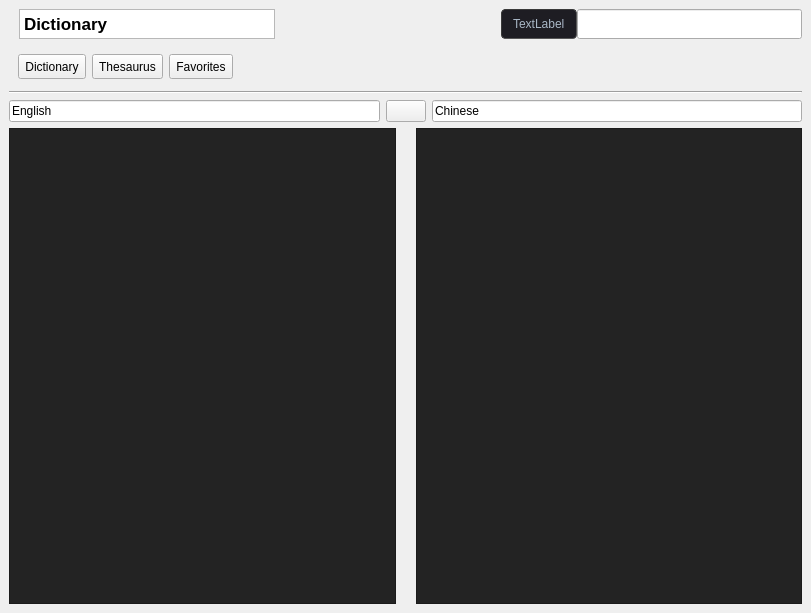
<?xml version="1.0" encoding="UTF-8"?>
<ui version="4.0">
 <class>MainWindow</class>
 <widget class="QMainWindow" name="MainWindow">
  <property name="geometry">
   <rect>
    <x>0</x>
    <y>0</y>
    <width>811</width>
    <height>613</height>
   </rect>
  </property>
  <property name="maximumSize">
   <size>
    <width>16777215</width>
    <height>16777215</height>
   </size>
  </property>
  <property name="windowTitle">
   <string>MainWindow</string>
  </property>
  <widget class="QWidget" name="centralwidget">
   <layout class="QVBoxLayout" name="verticalLayout_2">
    <item>
     <layout class="QVBoxLayout" name="verticalLayout">
      <property name="spacing">
       <number>-1</number>
      </property>
      <item>
       <layout class="QHBoxLayout" name="horizontalLayout_8">
        <item>
         <layout class="QHBoxLayout" name="horizontalLayout_6">
          <property name="spacing">
           <number>0</number>
          </property>
          <property name="leftMargin">
           <number>10</number>
          </property>
          <item>
           <widget class="QTextEdit" name="textEdit_2">
            <property name="maximumSize">
             <size>
              <width>16777215</width>
              <height>30</height>
             </size>
            </property>
            <property name="styleSheet">
             <string notr="true">border-radius:&quot;10px&quot;;</string>
            </property>
            <property name="readOnly">
             <bool>true</bool>
            </property>
            <property name="html">
             <string>&lt;!DOCTYPE HTML PUBLIC &quot;-//W3C//DTD HTML 4.0//EN&quot; &quot;http://www.w3.org/TR/REC-html40/strict.dtd&quot;&gt;
&lt;html&gt;&lt;head&gt;&lt;meta name=&quot;qrichtext&quot; content=&quot;1&quot; /&gt;&lt;meta charset=&quot;utf-8&quot; /&gt;&lt;style type=&quot;text/css&quot;&gt;
p, li { white-space: pre-wrap; }
hr { height: 1px; border-width: 0; }
&lt;/style&gt;&lt;/head&gt;&lt;body style=&quot; font-family:'.AppleSystemUIFont'; font-size:13pt; font-weight:400; font-style:normal;&quot;&gt;
&lt;p style=&quot; margin-top:0px; margin-bottom:0px; margin-left:0px; margin-right:0px; -qt-block-indent:0; text-indent:0px;&quot;&gt;&lt;span style=&quot; font-weight:700;&quot;&gt;Dictionary&lt;/span&gt;&lt;/p&gt;&lt;/body&gt;&lt;/html&gt;</string>
            </property>
           </widget>
          </item>
          <item>
           <spacer name="horizontalSpacer_2">
            <property name="orientation">
             <enum>Qt::Horizontal</enum>
            </property>
            <property name="sizeHint" stdset="0">
             <size>
              <width>40</width>
              <height>20</height>
             </size>
            </property>
           </spacer>
          </item>
          <item>
           <widget class="QLabel" name="label">
            <property name="maximumSize">
             <size>
              <width>16777215</width>
              <height>30</height>
             </size>
            </property>
            <property name="styleSheet">
             <string notr="true">	border-width: 1px; border-radius: 4px;
	border-color: rgb(58, 58, 58);
	border-style: inset;
	padding: 0 8px;
	color: #a9b7c6;
	background:#1e1d23;
	selection-background-color:#007b50;
	selection-color: #FFFFFF;
border-right-color: &quot;transparent&quot;;
margin-right:&quot;-5px&quot;;</string>
            </property>
            <property name="text">
             <string>TextLabel</string>
            </property>
           </widget>
          </item>
          <item>
           <widget class="QLineEdit" name="lineEdit_3">
            <property name="minimumSize">
             <size>
              <width>0</width>
              <height>30</height>
             </size>
            </property>
            <property name="styleSheet">
             <string notr="true">border-left-color: &quot;transparent&quot;;
margin-left:&quot;-5px&quot;;</string>
            </property>
           </widget>
          </item>
         </layout>
        </item>
       </layout>
      </item>
      <item>
       <widget class="QFrame" name="horizontalFrame">
        <property name="minimumSize">
         <size>
          <width>0</width>
          <height>40</height>
         </size>
        </property>
        <property name="maximumSize">
         <size>
          <width>16777215</width>
          <height>40</height>
         </size>
        </property>
        <property name="layoutDirection">
         <enum>Qt::LeftToRight</enum>
        </property>
        <layout class="QHBoxLayout" name="horizontalLayout">
         <item>
          <widget class="QToolButton" name="toolButton_2">
           <property name="minimumSize">
            <size>
             <width>40</width>
             <height>25</height>
            </size>
           </property>
           <property name="text">
            <string>Dictionary</string>
           </property>
          </widget>
         </item>
         <item>
          <widget class="QToolButton" name="toolButton_3">
           <property name="minimumSize">
            <size>
             <width>40</width>
             <height>25</height>
            </size>
           </property>
           <property name="text">
            <string>Thesaurus</string>
           </property>
          </widget>
         </item>
         <item>
          <widget class="QToolButton" name="toolButton">
           <property name="minimumSize">
            <size>
             <width>40</width>
             <height>25</height>
            </size>
           </property>
           <property name="text">
            <string>Favorites</string>
           </property>
          </widget>
         </item>
         <item>
          <spacer name="horizontalSpacer">
           <property name="orientation">
            <enum>Qt::Horizontal</enum>
           </property>
           <property name="sizeHint" stdset="0">
            <size>
             <width>40</width>
             <height>20</height>
            </size>
           </property>
          </spacer>
         </item>
        </layout>
       </widget>
      </item>
      <item>
       <widget class="Line" name="line">
        <property name="orientation">
         <enum>Qt::Horizontal</enum>
        </property>
       </widget>
      </item>
      <item>
       <layout class="QHBoxLayout" name="horizontalLayout_7">
        <item>
         <widget class="QLineEdit" name="lineEdit">
          <property name="text">
           <string>English</string>
          </property>
          <property name="readOnly">
           <bool>true</bool>
          </property>
         </widget>
        </item>
        <item>
         <widget class="QPushButton" name="pushButton">
          <property name="sizePolicy">
           <sizepolicy hsizetype="Preferred" vsizetype="Fixed">
            <horstretch>0</horstretch>
            <verstretch>0</verstretch>
           </sizepolicy>
          </property>
          <property name="styleSheet">
           <string notr="true">background-color:&quot;gray&quot;;
border-radius:&quot;10px&quot;;
padding:&quot;0px&quot;;</string>
          </property>
          <property name="text">
           <string/>
          </property>
          <property name="icon">
           <iconset theme="applications-science"/>
          </property>
          <property name="iconSize">
           <size>
            <width>24</width>
            <height>24</height>
           </size>
          </property>
         </widget>
        </item>
        <item>
         <widget class="QLineEdit" name="lineEdit_2">
          <property name="text">
           <string>Chinese</string>
          </property>
          <property name="readOnly">
           <bool>true</bool>
          </property>
         </widget>
        </item>
       </layout>
      </item>
      <item>
       <layout class="QVBoxLayout" name="verticalLayout_4">
        <item>
         <layout class="QHBoxLayout" name="horizontalLayout_4">
          <property name="spacing">
           <number>20</number>
          </property>
          <item>
           <widget class="QListView" name="listView">
            <property name="styleSheet">
             <string notr="true">border-radius:&quot;10px&quot;;
background-color:rgb(35, 35, 35);
padding:&quot;10px&quot;;
</string>
            </property>
            <property name="sizeAdjustPolicy">
             <enum>QAbstractScrollArea::AdjustToContentsOnFirstShow</enum>
            </property>
           </widget>
          </item>
          <item>
           <widget class="QTextEdit" name="textEdit">
            <property name="styleSheet">
             <string notr="true">border-radius:&quot;10px&quot;;
background-color:rgb(35, 35, 35);
padding:&quot;10px&quot;;
</string>
            </property>
            <property name="readOnly">
             <bool>true</bool>
            </property>
           </widget>
          </item>
         </layout>
        </item>
       </layout>
      </item>
     </layout>
    </item>
   </layout>
  </widget>
 </widget>
 <resources/>
 <connections/>
</ui>
